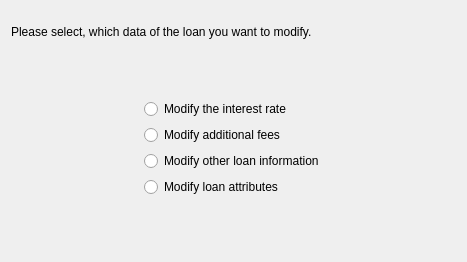
<?xml version="1.0" encoding="UTF-8"?>
<ui version="4.0">
 <class>EditSelectionWizardPageDecl</class>
 <widget class="QWizardPage" name="EditSelectionWizardPageDecl">
  <property name="geometry">
   <rect>
    <x>0</x>
    <y>0</y>
    <width>467</width>
    <height>262</height>
   </rect>
  </property>
  <property name="title">
   <string>Edit selection</string>
  </property>
  <layout class="QVBoxLayout">
   <property name="spacing">
    <number>6</number>
   </property>
   <property name="margin">
    <number>11</number>
   </property>
   <item>
    <widget class="QLabel" name="TextLabel2_2_1">
     <property name="text">
      <string>
Please select, which data of the loan you want to modify.</string>
     </property>
     <property name="alignment">
      <set>Qt::AlignTop</set>
     </property>
     <property name="wordWrap">
      <bool>true</bool>
     </property>
    </widget>
   </item>
   <item>
    <spacer name="Spacer64">
     <property name="orientation">
      <enum>Qt::Vertical</enum>
     </property>
     <property name="sizeType">
      <enum>QSizePolicy::Expanding</enum>
     </property>
     <property name="sizeHint" stdset="0">
      <size>
       <width>0</width>
       <height>48</height>
      </size>
     </property>
    </spacer>
   </item>
   <item>
    <layout class="QHBoxLayout">
     <property name="spacing">
      <number>6</number>
     </property>
     <property name="margin">
      <number>0</number>
     </property>
     <item>
      <spacer name="Spacer67_4">
       <property name="orientation">
        <enum>Qt::Horizontal</enum>
       </property>
       <property name="sizeType">
        <enum>QSizePolicy::Expanding</enum>
       </property>
       <property name="sizeHint" stdset="0">
        <size>
         <width>93</width>
         <height>0</height>
        </size>
       </property>
      </spacer>
     </item>
     <item>
      <widget class="QFrame" name="frame">
       <property name="frameShape">
        <enum>QFrame::NoFrame</enum>
       </property>
       <property name="frameShadow">
        <enum>QFrame::Plain</enum>
       </property>
       <layout class="QVBoxLayout">
        <property name="spacing">
         <number>6</number>
        </property>
        <property name="margin">
         <number>11</number>
        </property>
        <item>
         <widget class="QRadioButton" name="m_editInterestRateButton">
          <property name="text">
           <string>Modify the interest rate</string>
          </property>
          <attribute name="buttonGroup">
           <string notr="true">m_selectionButtonGroup</string>
          </attribute>
         </widget>
        </item>
        <item>
         <widget class="QRadioButton" name="m_editOtherCostButton">
          <property name="text">
           <string>Modify additional fees</string>
          </property>
          <attribute name="buttonGroup">
           <string notr="true">m_selectionButtonGroup</string>
          </attribute>
         </widget>
        </item>
        <item>
         <widget class="QRadioButton" name="m_editOtherInfoButton">
          <property name="text">
           <string>Modify other loan information</string>
          </property>
          <attribute name="buttonGroup">
           <string notr="true">m_selectionButtonGroup</string>
          </attribute>
         </widget>
        </item>
        <item>
         <widget class="QRadioButton" name="m_editAttributesButton">
          <property name="text">
           <string>Modify loan attributes</string>
          </property>
          <attribute name="buttonGroup">
           <string notr="true">m_selectionButtonGroup</string>
          </attribute>
         </widget>
        </item>
       </layout>
      </widget>
     </item>
     <item>
      <spacer name="Spacer66">
       <property name="orientation">
        <enum>Qt::Horizontal</enum>
       </property>
       <property name="sizeType">
        <enum>QSizePolicy::Expanding</enum>
       </property>
       <property name="sizeHint" stdset="0">
        <size>
         <width>108</width>
         <height>0</height>
        </size>
       </property>
      </spacer>
     </item>
    </layout>
   </item>
   <item>
    <spacer name="Spacer65">
     <property name="orientation">
      <enum>Qt::Vertical</enum>
     </property>
     <property name="sizeType">
      <enum>QSizePolicy::Expanding</enum>
     </property>
     <property name="sizeHint" stdset="0">
      <size>
       <width>0</width>
       <height>47</height>
      </size>
     </property>
    </spacer>
   </item>
  </layout>
 </widget>
 <resources/>
 <connections/>
 <buttongroups>
  <buttongroup name="m_selectionButtonGroup"/>
 </buttongroups>
</ui>
